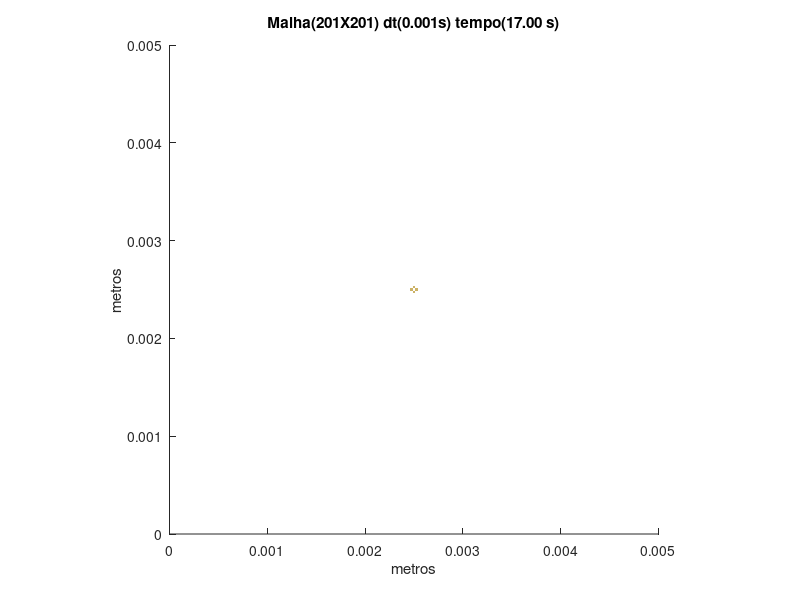

MATLAB code to generate this figure:
set (gca,'PlotBoxAspectRatio',[1 1 1],'Xlim',[0,0.005],'Ylim',[0,0.005])
hold on
title('Malha(201X201) dt(0.001s) tempo(17.00 s)')
hold on
ylabel('metros')
hold on
xlabel('metros')
hold on

fill([0.00248756218905473 0.00248756218905473 0.00251243781094527 0.00251243781094527],[0.00246268656716418 0.00248756218905473 0.00248756218905473 0.00246268656716418],[0.8,0.7,0.4],'LineStyle','none')

fill([0.00246268656716418 0.00246268656716418 0.00248756218905473 0.00248756218905473],[0.00248756218905473 0.00251243781094527 0.00251243781094527 0.00248756218905473],[0.8,0.7,0.4],'LineStyle','none')

fill([0.00251243781094527 0.00251243781094527 0.00253731343283582 0.00253731343283582],[0.00248756218905473 0.00251243781094527 0.00251243781094527 0.00248756218905473],[0.8,0.7,0.4],'LineStyle','none')

fill([0.00248756218905473 0.00248756218905473 0.00251243781094527 0.00251243781094527],[0.00251243781094527 0.00253731343283582 0.00253731343283582 0.00251243781094527],[0.8,0.7,0.4],'LineStyle','none')
